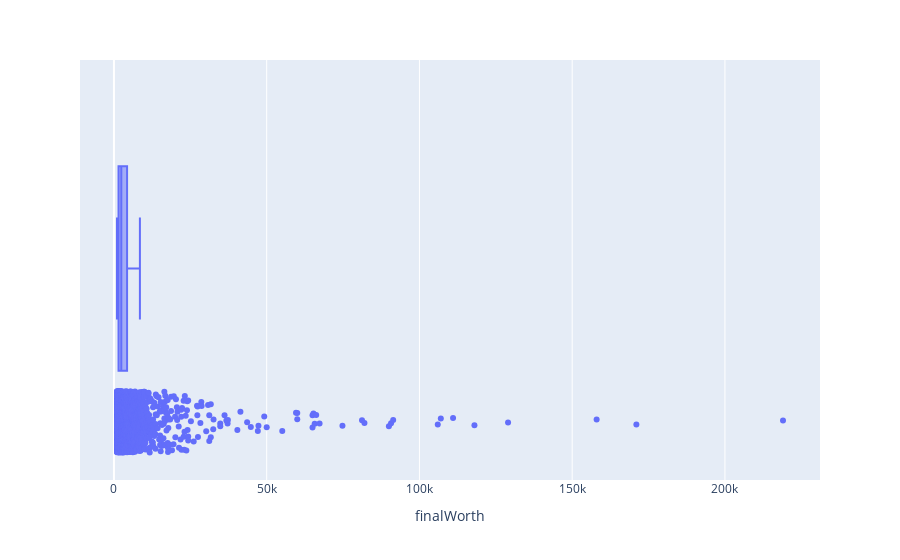

This figure's notebook cell:
### Code cell
fig = px.box(data, x="finalWorth",
#  y="total_bill",
 points="all",
 hover_data=["personName"])
fig.show()

### Figure 1 — Plotly figure (JSON) as saved in the notebook; plotly's stock layout.template omitted (floating-point values rounded to 4 significant figures; data arrays with more than 128 entries replaced by an {"elided": "..."} marker saying what was removed)
{"data": [{"alignmentgroup": "True", "boxpoints": "all", "hovertemplate": "finalWorth=%{x}<extra></extra>", "legendgroup": "", "marker": {"color": "#636efa"}, "name": "", "notched": false, "offsetgroup": "", "orientation": "h", "showlegend": false, "type": "box", "x": {"elided": "2668 int values"}, "x0": " ", "xaxis": "x", "y0": " ", "yaxis": "y"}], "layout": {"boxmode": "group", "legend": {"tracegroupgap": 0}, "margin": {"t": 60}, "xaxis": {"anchor": "y", "domain": [0, 1], "title": {"text": "finalWorth"}}, "yaxis": {"anchor": "x", "domain": [0, 1]}}}
